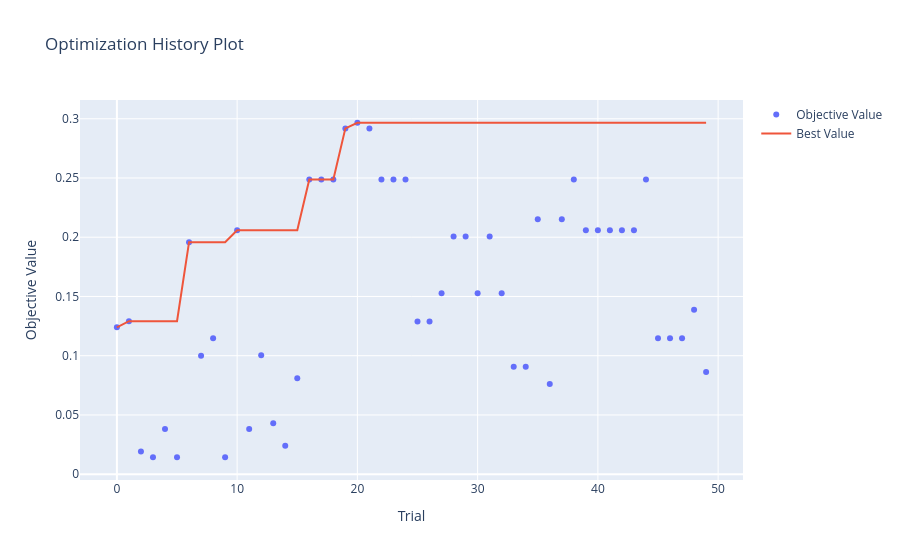

The notebook cell saved with this chart:
### Code cell
# Get the study
study_KNN = optuna_search_KNN.study_

# Display the plot
fig = vis.plot_optimization_history(study_KNN)
fig.show()
